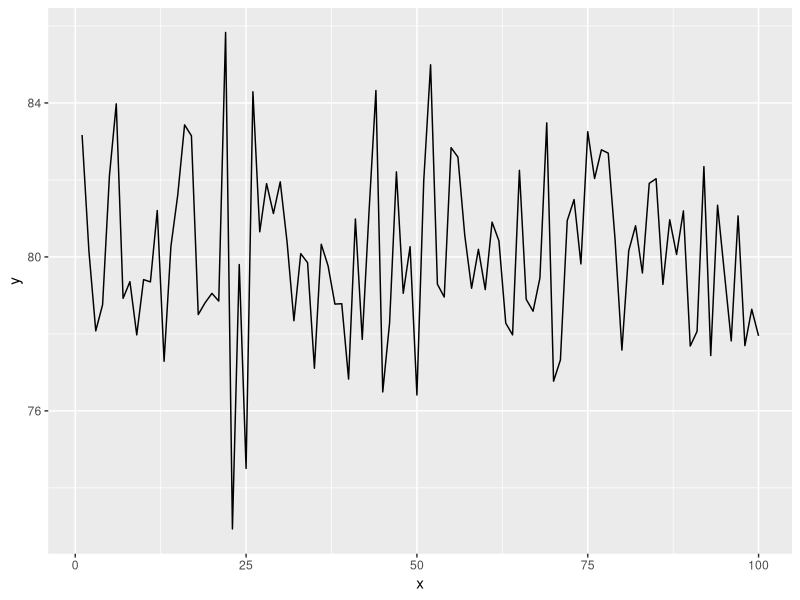

Source code (R):
## ---- chunk 1
x <- runif(100000,60,100)
## ---- chunk 2
y <- sample(x,size = 30)
mean(y)
## ---- chunk 3
(z <- replicate(100,mean(sample(x,size = 30))))
data <- data.frame(
  x = 1:100,
  y = z
)
## ---- chunk 4
library(ggplot2)
ggplot(data = data,mapping = aes(x = x,y = y)) + 
  geom_line()
(s <- list(
  d_mean = mean(data$y),
  d_sd = sd(data$y)
))
## ---- chunk 5
#写一个函数吧！
func <- function(n){
  z <- replicate(100,mean(sample(x,size = n)))
  data <- data.frame(
    x = 1:100,
    y = z
  )
  list(
    d_mean = mean(data$y),
    d_sd = sd(data$y)
  )
}
func(n = 300)
## ---- chunk 6
func(n = 1000)
